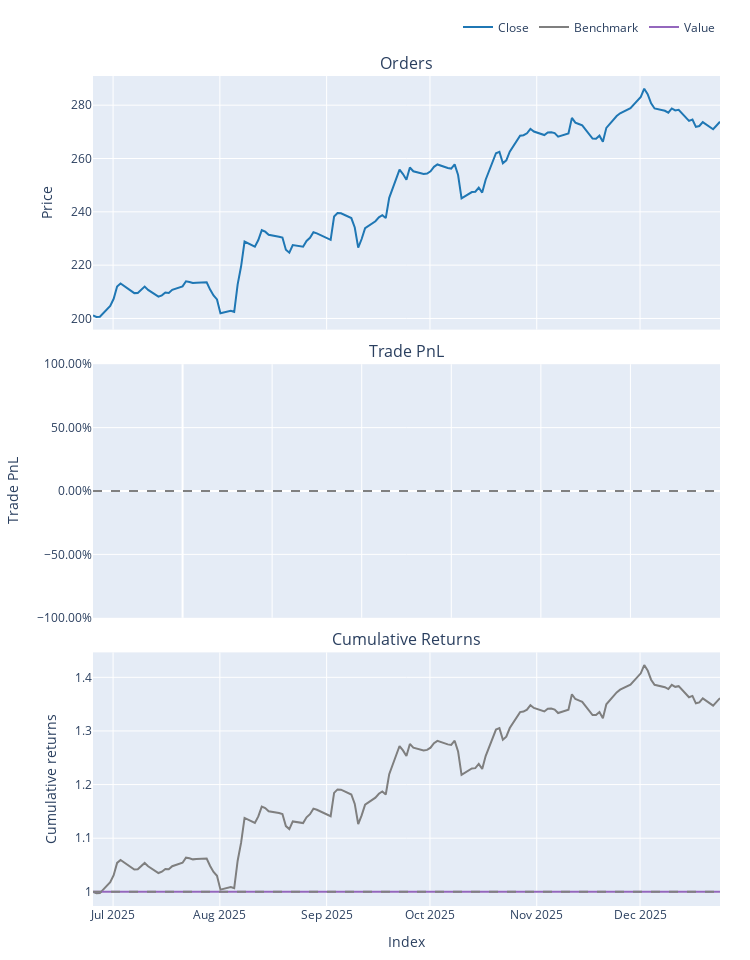

This figure's notebook cell:
### Code cell
pf_with_stop.plot().show()
